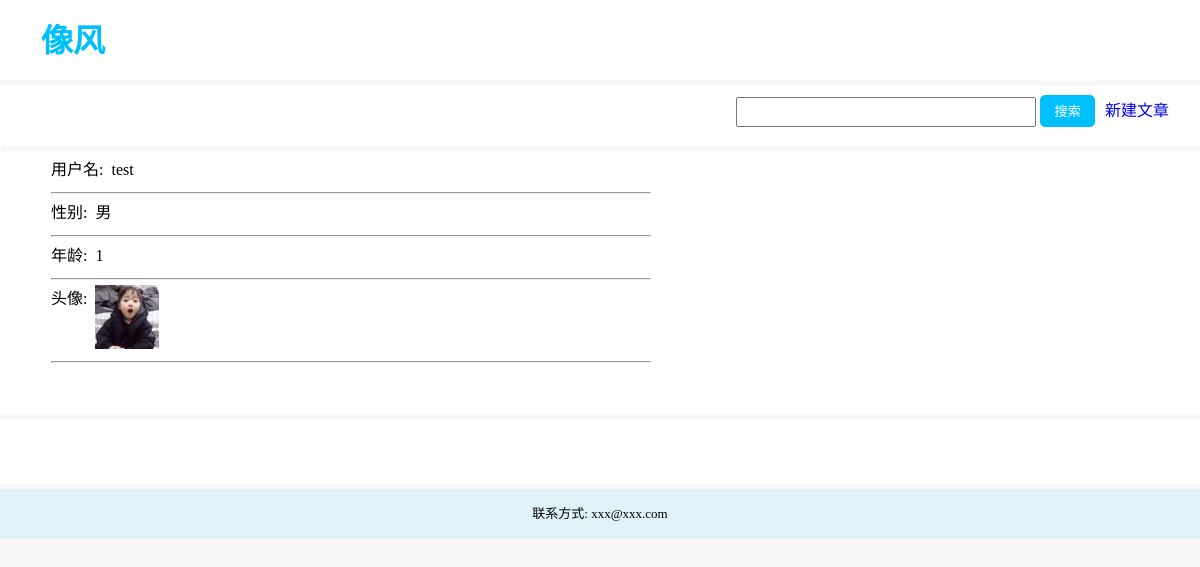
Screenshot of /user/info/ (signed in) with the database file from the repository.
### user/models.py (models this page shows, shortened)
class User(models.Model):
    username = models.CharField(max_length=64, unique=True, null=False, blank=False)
    passwd = models.CharField(max_length=64, null=False, blank=False)
    head = models.ImageField()
    age = models.IntegerField()
    sex = models.IntegerField()
    pid = models.IntegerField(default=1)

### user/views.py (the view)
# urls.py: path(r'user/info/', user_view.info),
def info(request):
    user = getattr(request, 'user', None)
    if user:
        return render(request, 'info.html', {'user': user})
    return redirect('/user/login/')

### user/templates/info.html (shortened to what this page needs)
{% extends 'base.html' %}
{% block content %}
    {% if user %}
        <div style="padding-left: 50px">
            <li style="margin-bottom: 12px;padding-top: 5px;">用户名:&nbsp;&nbsp;{{ user.username }}</li><hr width="600px">
            <li style="margin-bottom: 12px;padding-top: 5px;">性别:&nbsp;&nbsp;{% if user.sex == 1 %}男{% else %}女{% endif %}</li><hr width="600px">
            <li style="margin-bottom: 12px;padding-top: 5px;">年龄:&nbsp;&nbsp;{{ user.age }}</li><hr width="600px">
            <li style="margin-bottom: 12px;padding-top: 5px;"><span style="float: left">头像:&nbsp;&nbsp;</span>
                <form action="/user/update_head/" method="post" id="form" enctype="multipart/form-data">
                    <label for="file"><img src="/medias/{{ user.head }}" title="点击更换头像"></label>
                </form>
        </li><hr width="600px"></label>
        </div>
    {% endif %}
{% endblock %}

### post/static/style.css (style rules this page uses)
* { margin: 0; padding: 0; box-sizing: border-box; text-decoration: none; list-style: none; }
body { background-color: #F7F7F7; }

### rows the page displays
User: username "test", age "1", head (picture)
